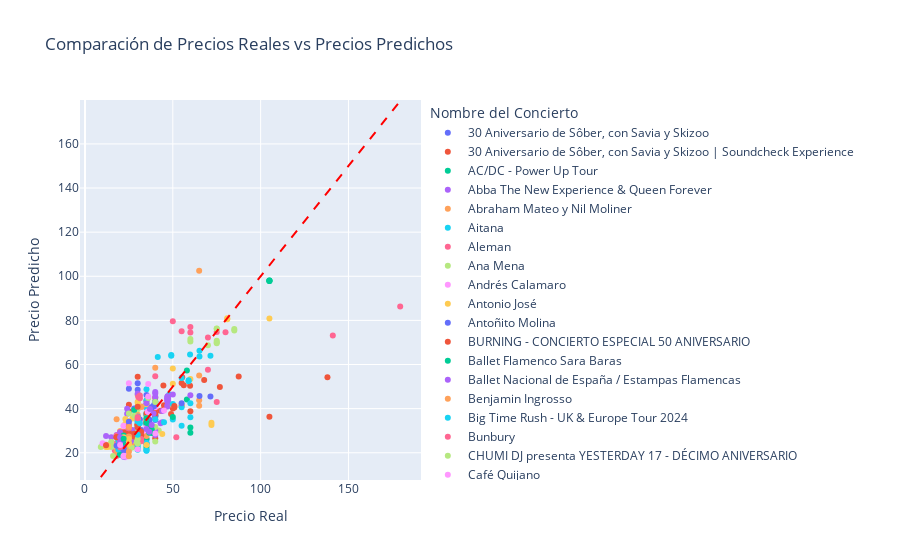

Notebook cell for this chart:
### Markdown cell above
RANDOM SEARCH ESTANDARIZADO

### Code cell
# Definir los parámetros para Random Search
params = {
    'mlp__hidden_layer_sizes': range(1, 401),
    'mlp__activation': ["relu", "identity",  "tanh", "logistic"],
    'mlp__solver': ['sgd', 'lbfgs', 'adam'],
    'mlp__learning_rate': ['invscaling', 'constant','adaptive'] ,
    'mlp__alpha': np.logspace(-5, 2)  # Genera 8 valores entre 10^-5 y 10^2
}

# Realizar Random Search
start_time = time.time()

randomSearch = RandomizedSearchCV(estimator=pipeline, param_distributions=params, n_iter=4320, n_jobs=-1, scoring='neg_mean_squared_error', cv=ps)
randomSearch.fit(X_train, y)

results = cross_validate(randomSearch.best_estimator_, X_train, y, cv=ps, scoring=scoring, return_train_score=True)

end_time = time.time()
execution_time = end_time - start_time
print("Tiempo de ejecución:", execution_time, "segundos")

print('Mejores parámetros RandomSearch: ', randomSearch.best_params_)

resultados = crear_tabla_resultados(results)

cargar_modelo_mlflow(randomSearch.best_estimator_, 'MIN_PRICE', 'RANDOM SEARCH ESTANDARIZADO', resultados, execution_time)

# Mostrar las predicciones y los valores reales
plot_model_predictions(randomSearch.best_estimator_, X_train, y, data)
feature_importance(randomSearch.best_estimator_, X_train, y, 15)
resultados
